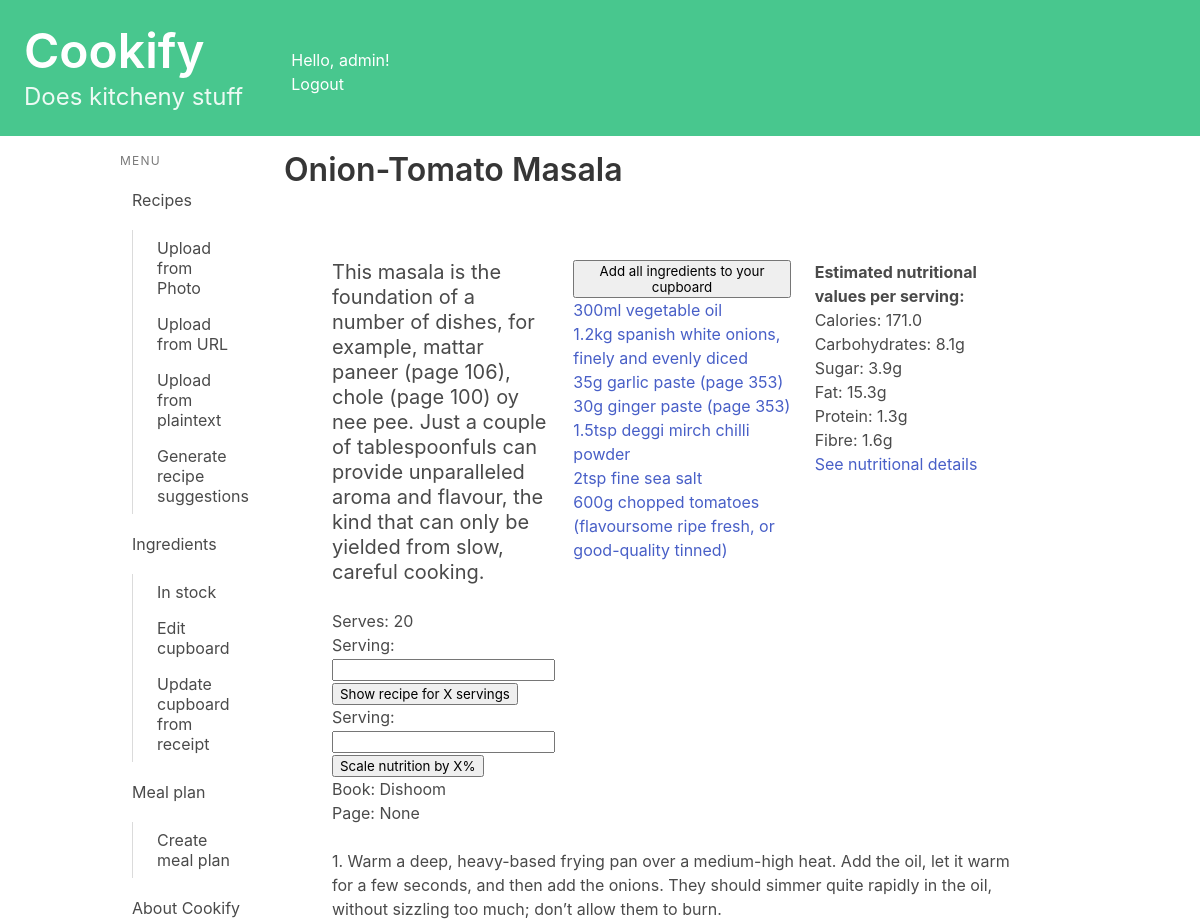
Before: /recipes/view/17/ (signed in, upper part) with the older database file.
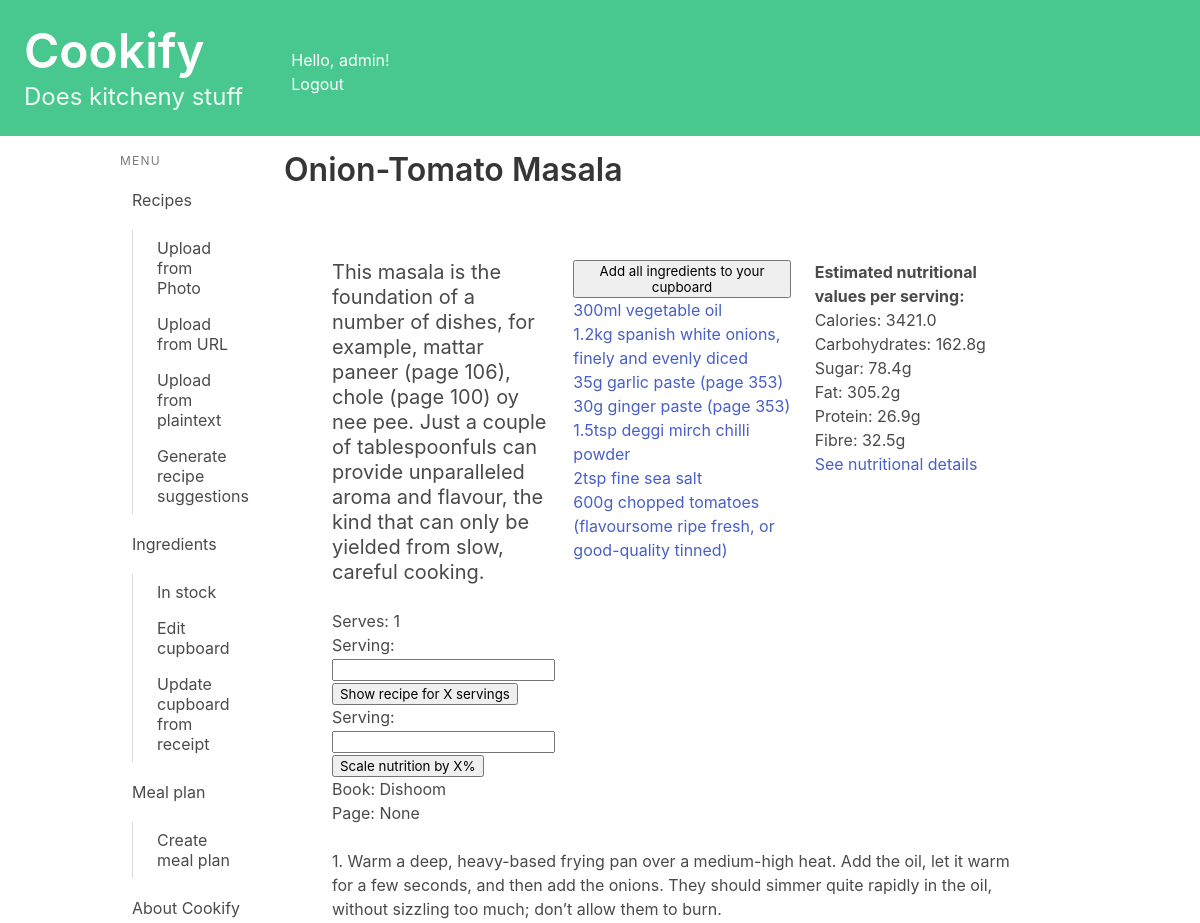
After: the same page with the newer database file.
### recipes/models.py (models this page shows, shortened)
class Recipe(models.Model):
    name = models.CharField(max_length=200)
    method = models.TextField(max_length=5000, null = True, blank = True)
    ingredients_string = models.TextField(max_length=1000, null = True, blank = True)#Plain text of ingredients
    simplified_ingredients = models.TextField(max_length=1000, null = True, blank = True)#Ingredients data
    book = models.CharField(max_length=200, null = True, blank = True)
    page = models.CharField(max_length=5, null = True, blank = True)
    serves = models.CharField(max_length=5, null = True, blank = True)
    serves_int = models.IntegerField(null = True, blank = True)
    description = models.TextField(max_length=500, null = True, blank = True)
    url = models.URLField(null = True, blank = True)
    jumbled_input = models.TextField(max_length=8000, null = True, blank = True)
    owner = models.ForeignKey(User, on_delete=models.CASCADE, blank=True, null=True)
    from_photo = models.BooleanField(default=False)
    def method_as_list(self):
        try:
            method_as_list = self.method.split('\n')
            if method_as_list[0][0] not in {"1", "0"}:
                method_as_list = [str(i+1) + ". " + step.strip() for i, step in enumerate(method_as_list)]
        except:
            method_as_list = []
        return method_as_list
    def return_nutritional_info(self, scale = 1):
        output = {"calories": 0,
                  "carbohydrates": 0,
                  "sugar": 0,
                  "fat": 0,
                  "protein": 0,
                  "fibre": 0,}
        if self.serves_int == 0:
            self.serves_int = 1
        for recipe_ingredient in self.recipe_ingredient.filter(alternative=False):
            qty = recipe_ingredient.quantity
            if not qty:
                continue
            profile_ingredient = recipe_ingredient.profile_ingredient
            if recipe_ingredient.measurement_unit:
                unit = recipe_ingredient.measurement_unit
            else:
                unit = "g"
                qty = qty*profile_ingredient.ingredient.typical_weight
            nutrients = profile_ingredient.ingredient.return_nutrition(qty, unit)
            for nutrient, amount in nutrients.items():
                output[nutrient] += amount/self.serves_int
        for nutrient, amount in output.items():
                output[nutrient] = round(scale*amount,1)
        return output

class RecipeIngredient(models.Model):
    recipe = models.ForeignKey(Recipe, on_delete=models.CASCADE, related_name="recipe_ingredient")
    profile_ingredient = models.ForeignKey(ProfileIngredient, on_delete=models.CASCADE, related_name="recipe_ingredient")
    quantity = models.FloatField(null=True, blank=True)
    measurement_unit = models.CharField(max_length=50, null=True, blank=True)
    local_name = models.CharField(max_length=100)
    position_in_list = models.IntegerField(null=True, blank=True)
    optional = models.BooleanField(default = False)
    alternative = models.BooleanField(default = False)
    def scaled_string(self, scale):
        output = ""
        if self.optional:
            output = "(Optional) "
        if self.alternative:
            output = "(Alternative) "
        if self.quantity: #removes unnecessary decimals from float
            scaled_qty = str(round(self.quantity*scale, 2))
            qty = scaled_qty.rstrip('0').rstrip('.') if '.' in scaled_qty else scaled_qty
            output += qty + " "
        if self.measurement_unit:
            output = output[:-1]
            output += self.measurement_unit + " "
        output += self.local_name
        return output.capitalize()

### recipes/views.py (the view, shortened to what this page needs)
# urls.py: path('view/<int:recipe_id>/', views.detail, name='detail'),
@login_required
def detail(request, recipe_id):
    recipe = get_object_or_404(Recipe, pk=recipe_id)
    if recipe.owner != request.user:
        return redirect('recipes:index')
    formServing = QuantityForm()
    formNutrition = QuantityForm()
    scale = 1
    scale_nutrition = 1
    method_as_list = recipe.method_as_list()
    nutrients = recipe.return_nutritional_info(scale_nutrition)
    context = {'recipe': recipe,
               'method_as_list': method_as_list,
               'scale': scale,
               'formServing': formServing,
               'formNutrition': formNutrition,
               'nutrients': nutrients}
    return render(request, 'recipes/detail.html', context)

### recipes/forms.py
class QuantityForm(forms.Form):
    serving = forms.IntegerField()

### cupboard/models.py (called while the page is built)
    def return_nutrition(self, quantity, unit):
        quantity = convert_to_grams(quantity, unit) # returns
        scale = quantity/100
        jeff = [self.calories,self.carbohydrates,self.sugar,self.fat,self.protein, self.fibre]
        for jef in jeff:
            if jef == None:
                jef = 0
        output = {"calories": round(scale*jeff[0],0),
                  "carbohydrates": round(scale*jeff[1],1),
                  "sugar": round(scale*jeff[2],1),
                  "fat": round(scale*jeff[3],1),
                  "protein": round(scale*jeff[4],1),
                  "fibre": round(scale*jeff[5],1),}
        return output

### recipes/templatetags/custom_filters.py (called while the page is built)
@register.filter
def scaled_string_with_arg(recipe_ingredient, scale):
    return recipe_ingredient.scaled_string(scale)

### recipes/templatetags/is_active.py (called while the page is built)
@register.simple_tag
def is_active(request, url):
    if reverse(url) == request.path:
        return "is-active"
    return ""

### recipes/templates/recipes/detail.html (shortened to what this page needs)
{% extends 'base.html' %}
{% load custom_filters %}
{% block content %}
<h1 class="title">{{ recipe.name }}</h1>
<section class="section">
    <div class="columns">
        <div class="column is-one-third">
            <h2 class="subtitle">{{ recipe.description }}</h2>
            {% if recipe.serves_int %}
                <p>Serves: {{ recipe.serves_int }}</p>
                <form method="post">
                    {{ formServing.as_p }}
                    <button type="submit" name="scale_quantities">Show recipe for X servings</button>
                </form>
                <form method="post">
                    {{ formNutrition.as_p }}
                    <button type="submit" name="scale_nutrition">Scale nutrition by X%</button>
                </form>
            {% endif %}
            {% if recipe.book %}
                <p>Book: {{ recipe.book }} <br>Page: {{ recipe.page }}</p>
            {% endif %}
        </div>
        <div class="column">
            {% if recipe.recipe_ingredient.all %}
                <form method="post">
                    <button type="submit" name="add_all_ingredients">Add all ingredients to your cupboard</button>
                </form>
                {% for recipe_ingredient in recipe.recipe_ingredient.all|dictsort:'position_in_list' %}
                    <p><a href="{% url 'cupboard:ingredient_detail' recipe_ingredient.profile_ingredient.ingredient.id %}">{{ recipe_ingredient|scaled_string_with_arg:scale }}</a><br></p>
                {% endfor %}
            {% else %}
                <p>This recipe isn't properly linked with its ingredients.</p>
            {% endif %}
        </div>
        <div class="column">
            {% if nutrients %}
            <p><b>Estimated nutritional values per serving:</b></p>
            <ul><p>Calories: {{nutrients.calories}}</p>
            <p>Carbohydrates: {{nutrients.carbohydrates}}g</p>
            <p>Sugar: {{nutrients.sugar}}g</p>
            <p>Fat: {{nutrients.fat}}g</p>
            <p>Protein: {{nutrients.protein}}g</p>
            <p>Fibre: {{nutrients.fibre}}g</p></ul>
            <ul><a href="{% url 'recipes:nutrition_detail' recipe.id %}">See nutritional details</a></ul>
            {% else %}
                <p>This recipe isn't properly linked with its ingredients.</p>
            {% endif %}
        </div>
      </div>
    {% for step in method_as_list %}
    <p>{{ step }}<br><br></p>
    {% endfor %}
</section>
{% endblock content %}

Changed rows visible on the page:
changed Recipe "Onion-Tomato Masala": serves_int "20" → "1"
Other visible differences:
{{ nutrients.calories }}: "171.0" → "3421.0"
{{ nutrients.carbohydrates }}: "8.1" → "162.8"
{{ nutrients.sugar }}: "3.9" → "78.4"
{{ nutrients.fat }}: "15.3" → "305.2"
{{ nutrients.protein }}: "1.3" → "26.9"
{{ nutrients.fibre }}: "1.6" → "32.5"
